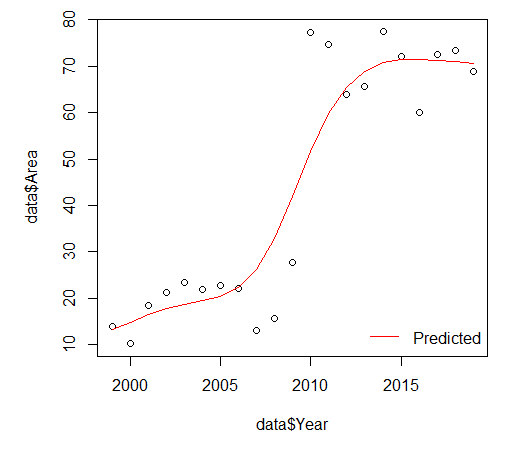

The R source for this figure:
############          TREND       ###########

library(astsa)
library(mgcv)
library(simts)
library(hts)
library(tseries)
library(forecast)

library(readxl)
data <- read_excel("Anand/Raw Data.xlsx")
View(data)

############   Linear model     #################

lm1 <- lm(data$Area ~ data$Year)
lm1

summary(lm1)

# Residuals, Fitted, ...
#create scatterplot of raw data
model<-plot(data$Year, data$Area, col='red', 
            main='Summary of Regression Model', 
            xlab='Year', ylab='Production')

#add fitted regression line
lines(data$Year, predict(lm1), col = "blue")
legend("bottomright", c("Predicted", "time series data"), 
       col = c("blue4", "red"), bty = "n", lwd = 1)

#Residual Analysis
#Runs test (H0:residuals are randomly distibuted
library(randtests)
x<-factor(sign(residuals(lm1)))
x
runs.test(residuals(lm1))

lm1pred=predict(lm1)
lm1pred
res1=lm1pred-data$Area
res1

#Test for normality
#Shapiro-Wilks test (H0:residuals are normally distributed)
shapiro.test(residuals(lm1))

#Measures of Goodness of Fit

#### MAPE
MLmetrics::MAPE(predict(lm1),data$Area)
#### RMSE
MLmetrics::RMSE(predict(lm1),data$Area)

#### R square
MLmetrics::R2_Score(predict(lm1),data$Area)

AIC(lm1)
BIC(lm1)

###############Quadratic models

#create a new variable for hours2

################  fit quadratic regression model
x2=(data$Year)^2
x2

qM <- lm(data$Area~ data$Year + x2)
check(qM)
qM

#view model summary
summary(qM)

plot(data$Year,data$Area)
lines(data$Year, predict(qM), col = "red")
legend("bottomright", c("Time series", "Predicted"), 
       col = c("blue4", "red"), bty = "n", lwd = 1)

predict(qM)

#Residual Analysis
#Runs test (H0:residuals are randomly distibuted)
x5<-factor(sign(residuals(qM)))
x5

runs.test(residuals(qM))


#Test for normality
#Shapiro-Wilks test (H0:residuals are normally distributed)
shapiro.test(residuals(qM))


#Measures of Goodness of Fit

####### R2_score
MLmetrics::R2_Score(predict(qM),data$Area)

########## Mape 
MLmetrics::MAPE(predict(qM),data$Area)

#RMSE
MLmetrics::RMSE(predict(qM),data$Area)

AIC(qM)
BIC(qM)



###################################################
data$Year
data$Area

################  Gam

library(gam)

fit1 = gam(data$Area ~ s(data$Year))
check(fit1, simple = TRUE)
summary(fit1)

coef(summary.lm(fit1))

fit1$coefficients

library(plotrix)
std.error(fit1$coefficients)
fit1
plot(data$Year,data$Area)

library(rsq)
rsq(fit1)
lines(data$Year, predict(fit1), col = "red")
legend("bottomright", c("Predicted"), 
       col = c("red"), bty = "n", lwd = 1)

#Residual Analysis
#Runs test (H0:residuals are randomly distibuted)
x6<-factor(sign(residuals(fit1)))
x6

runs.test(residuals(fit1))

#Test for normality
#Shapiro-Wilks test (H0:residuals are normally distributed)
shapiro.test(residuals(fit1))


#Measures of Goodness of Fit
#MAPE
MLmetrics::MAPE(predict(fit1),data$Area)

#RMSE
MLmetrics::RMSE(predict(fit1),data$Area)

#R square
MLmetrics::R2_Score(predict(fit1),data$Area)

extractAIC(fit1) 
AIC(fit1)
BIC(fit1)
predict(fit1)
library("writexl")
M=predict(fit1)
v=data.frame(M)
write_xlsx(v,"E:\\8. all pdf files\\research\\Data Analysis\\Anand\\Anand_Area.xlsx")

##############################


############ Exponential

library(SciViews)
exp1 <- lm(log(data$Area)~ data$Year)
coef(exp1)


# (Intercept)     data$Year 


# put the r value in below code

exp(-198.548352)

expo<-minpack.lm::nlsLM(data$Area ~ a*exp(r*data$Year), 
                        data = data, 
                        start = list(a=5.90944e-87,r=0.100597), 
                        control = list(maxiter = 500))
expo
summary(expo)

plot(data$Year,data$Area,col="blue")
lines(data$Year, predict(expo), col = "red")
legend("bottomright", c("Time series", "Predicted"), 
       col = c("blue4", "red"), bty = "n", lwd = 1)

#Residual Analysis
#Runs test (H0:residuals are randomly distibuted)
x8<-factor(sign((residuals(expo))))
x8
runs.test(residuals(expo))

#Test for normality
#Shapiro-Wilks test (H0:residuals are normally distributed)
shapiro.test(residuals(expo))


#Measures of Goodness of Fit
#############     MAPE
MLmetrics::MAPE(predict(expo),data$Area)

##########   R2_Score 
MLmetrics::R2_Score(predict(expo),data$Area)

###########     RMSE
MLmetrics::RMSE(predict(expo),data$Area)



AIC(expo)
BIC(expo)


#####################################

########     Monomolecular growth model
nls.monomolecular <- minpack.lm::nlsLM(data$Area ~alpha*
                                         (1-beta*exp(-k*data$Year)), 
                                       data = data, 
                                       start = list(alpha = 6.829590e+03, 
                                                    beta = 2.998006e+00, 
                                                    k = 5.497074e-04), 
                                       control = list(maxiter = 500))
coef(nls.monomolecular)
summary(nls.monomolecular)

#data
plot(data$Year,data$Area)
lines(data$Year, predict(nls.monomolecular), col = "red")
legend("bottomright", c("Time series", "Predicted"), 
       col = c("blue4", "red"), bty = "n", lwd = 1)
#Residual Analysis
#Runs test (H0:residuals are randomly distibuted)
x4<-factor(sign(residuals(nls.monomolecular)))
x4
runs.test(residuals(nls.monomolecular))

#Test for normality
#Shapiro-Wilks test (H0:residuals are normally distributed)
shapiro.test(residuals(nls.monomolecular))


#Measures of Goodness of Fit

###### MAPE
MLmetrics::MAPE(predict(nls.monomolecular),data$Area)

###### RMSE
MLmetrics::RMSE(predict(nls.monomolecular),data$Area)

########## r2_score
MLmetrics::R2_Score(predict(nls.monomolecular),data$Area)

AIC(nls.monomolecular)
BIC(nls.monomolecular)
predict(nls.monomolecular)


##############STRUCTURAL CHANGE

library(strucchange)

class(data)
data1<-as.ts(data$Area)
data1

test2 <- Fstats(data1~1) #Gets a sequence of fstatistics for all possible 

# break points within the middle 70% of myts1
plot(test2)
sctest(test2)
plot(data1)
lines(breakpoints(test2))
USN.fs <- test2$Fstats #These are the fstats

bd.USN <- breakdates(breakpoints(test2)) #Obtains the implied break data (2018.35, 
bd.USN

breakpoints(test2)
mean(data1[1:breakdates(breakpoints(test2))-1])

###mean area after to break
mean(data1[(breakdates(breakpoints(test2))):21])

#length(USN_Data1)
t.test(data1[1:10],data1[11:21])
#t = -3.9287, df = 14.584, p-value = 0.001408
#from the result we can say that it is significant in both 5% and 1%
